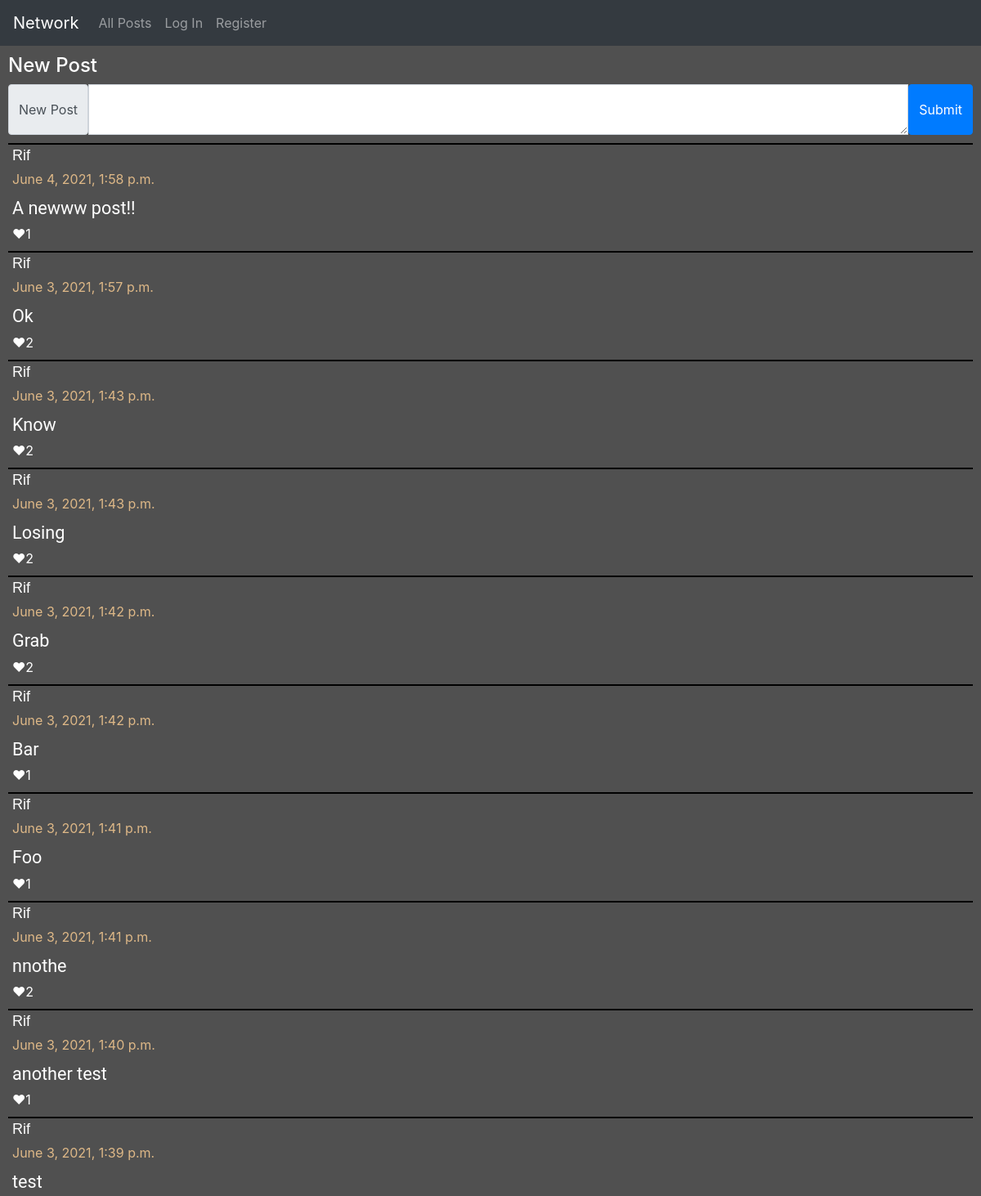
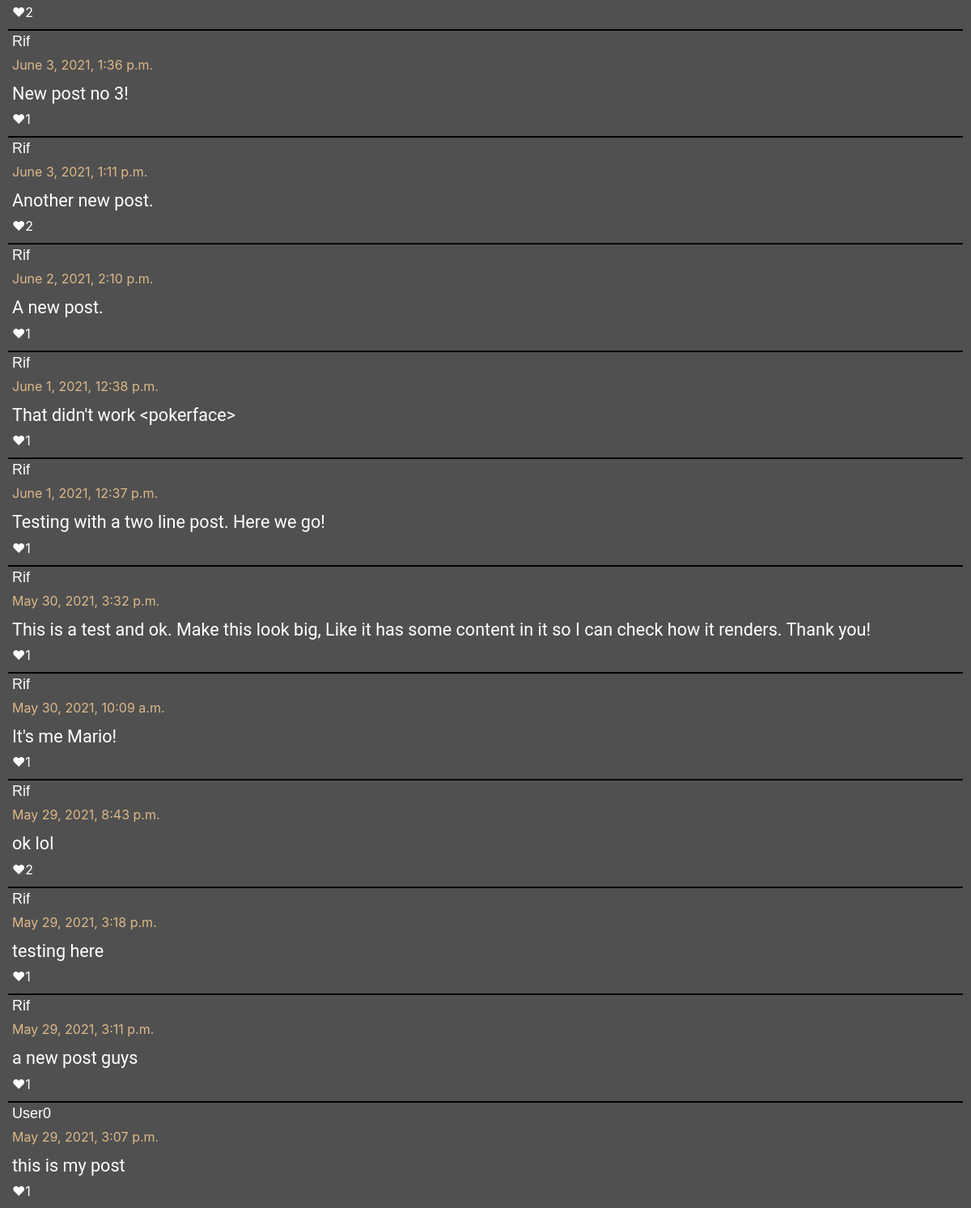
Before: / with the older database file (2 pictures, top to bottom).
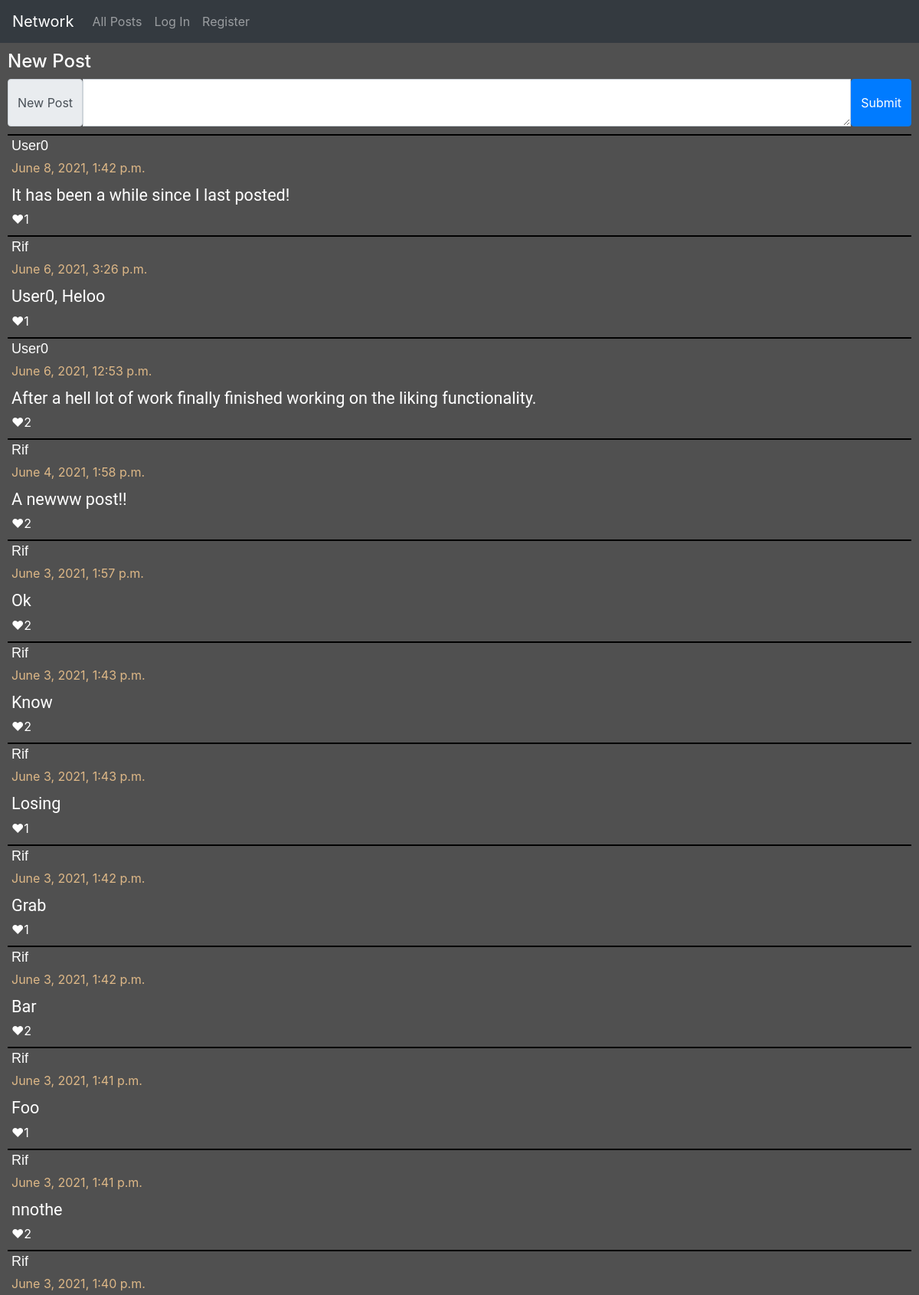
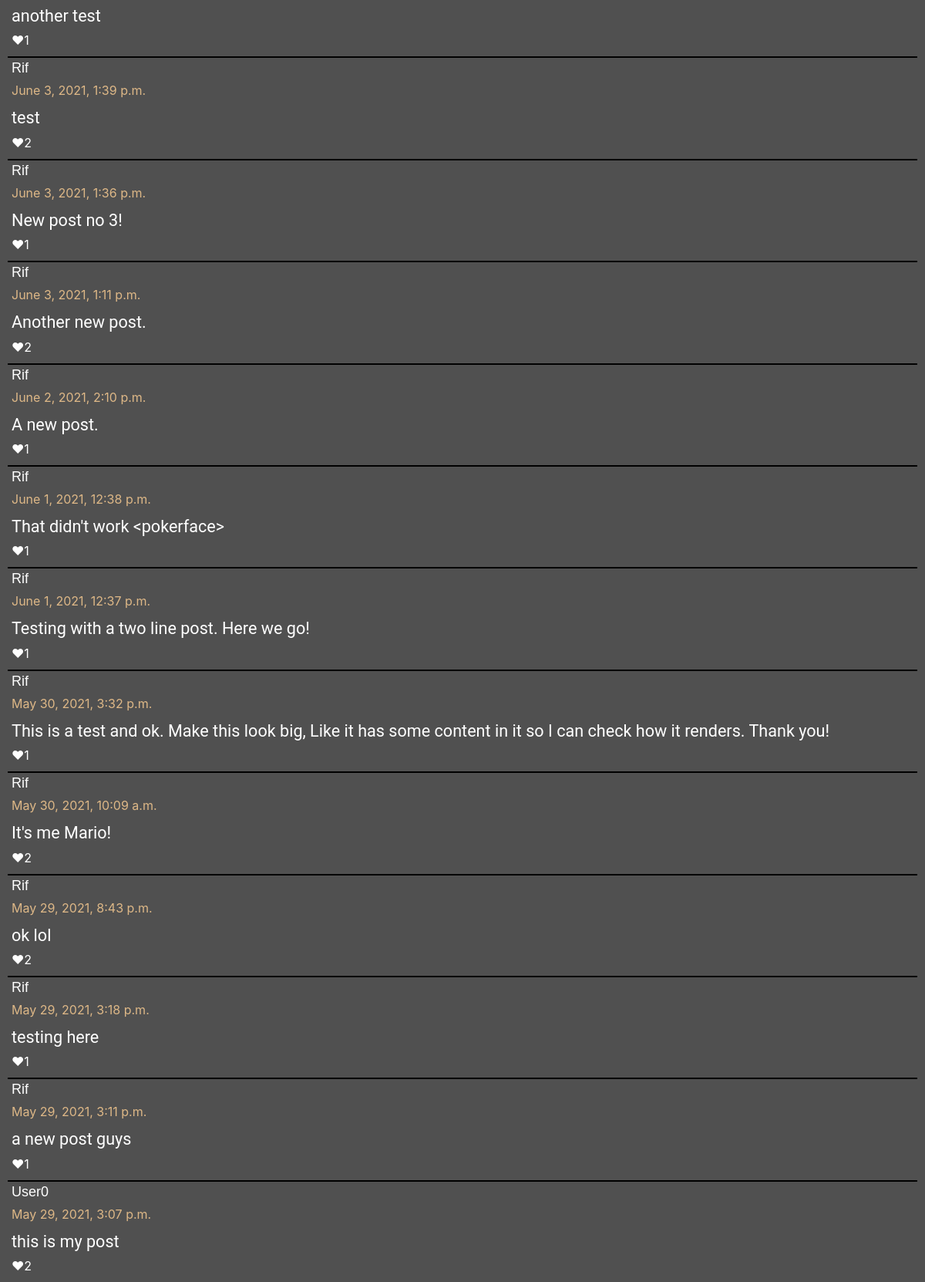
After: the same page with the newer database file (2 pictures, top to bottom).
### network/models.py (models this page shows, shortened)
class Posts(models.Model):
    content = models.TextField(blank=False)
    user = models.ForeignKey(User, on_delete=models.CASCADE, related_name="user_posts")
    like = models.IntegerField(default=0)
    time = models.DateTimeField(auto_now_add=True)

class User(AbstractUser):
    pass

### network/views.py (the view)
# urls.py: path("", views.index, name="index"),
def index(request):
    posts = Posts.objects.all().order_by('-time')
    liked_posts = []
    for post in posts:
        for p in post.liked_usr.all():
            for usr in p.liked_users.all():
                if usr == request.user:
                    liked_posts.append(post.id)
    return render(request, "network/index.html", {
        "posts": posts,
        "liked_posts": liked_posts,
    })

### network/templates/network/index.html (shortened to what this page needs)
{% extends "network/layout.html" %}
{% load static %}
{% block body %}
    <div id="all_posts">
        <div id="post-form">
            <h4>New Post</h4>
            <form action="{% url 'new-post' %}" method="POST">
                <div class="input-group">
                    <span class="input-group-text">New Post</span>
                    <textarea class="form-control" aria-label="With textarea" name="content"></textarea>
                    <input type="submit" class="btn btn-primary">
                </div>
            </form>
        </div>
        <div id="posts">
            {% for post in posts %}
                <div class="post-item">
                    <label class="post-content">
                        <p class="post-user">{{ post.user }}</p>
                        <label class="time-data">{{ post.time }}</label>
                        <br/>
                        <p class="post-text">{{ post.content }}</p>
                        {% if post.id in liked_posts %}
                            <div id="like-btn-{{ post.id }}">
                                <a class="like-btn" onclick="like_post('{{ post.id }}');">
                                    💖<label class="bi-heart" id="like-no-{{ post.id }}">{{ post.like }}</label>
                                </a>
                            </div>
                        {% else %}
                            <div id="like-btn-{{ post.id }}">
                                <a class="like-btn" onclick="like_post('{{ post.id }}');">
                                    ❤<label class="bi-heart" id="like-no-{{ post.id }}">{{ post.like }}</label>
                                </a>
                            </div>
                        {% endif %}
                    </label>
                </div>
            {% endfor %}
        </div>
    </div>
{% endblock %}

### network/templates/network/layout.html (shortened to what this page needs)
{% load static %}
<!DOCTYPE html>
<html lang="en">
    <head>
        <link rel="stylesheet" href="https://stackpath.bootstrapcdn.com/bootstrap/4.4.1/css/bootstrap.min.css">
        <link href="{% static 'network/styles.css' %}" rel="stylesheet">
    </head>
    <body>
        <nav class="navbar navbar-expand-lg navbar-dark bg-dark" id="bar">
            <a class="navbar-brand" href="#">Network</a>
            <div>
              <ul class="navbar-nav mr-auto">
                <li class="nav-item">
                  <a class="nav-link" href="{% url 'index' %}">All Posts</a>
                </li>
                {% if user.is_authenticated %}
                    <li class="nav-item">
                        <a class="nav-link" href="{% url 'following' %}">Following</a>
                    </li>
                    <li class="nav-item">
                        <a class="nav-link" href="{% url 'logout' %}">Log Out</a>
                    </li>
                {% else %}
                    <li class="nav-item">
                        <a class="nav-link" href="{% url 'login' %}">Log In</a>
                    </li>
                    <li class="nav-item">
                        <a class="nav-link" href="{% url 'register' %}">Register</a>
                    </li>
                {% endif %}
              </ul>
            </div>
          </nav>
        <div class="body">
            {% block body %}
            {% endblock %}
        </div>
    </body>
</html>

### network/static/network/styles.css (style rules this page uses)
body { background-color: #505050; color: black; }
#bar { color: gray; }
#post-form { color: white; margin: 10px; }
#posts { margin-left: 10px; margin-right: 10px; }
.post-item { border-top: 2px solid black; font-size: large; }
.post-content { color: white; margin-left: 5px; margin-bottom: 1px; }
.time-data { color: burlywood; font-size: medium; }
.like-btn { fill: red; font-size: medium; }
.post-text { font-family: Roboto; font-size: larger; margin-bottom: 1px; }
.post-user { color: white; font-family: Verdana, Geneva, Tahoma, sans-serif; text-transform: capitalize; font-size: large; margin-bottom: 1px; }

Changed rows visible on the page:
added Posts: user "User0", time "June 8, 2021, 1:42 p.m.", content "It has been a while since I last posted!", like "1"
added Posts: user "Rif", time "June 6, 2021, 3:26 p.m.", content "User0, Heloo", like "1"
added Posts: user "User0", time "June 6, 2021, 12:53 p.m.", content "After a hell lot of work finally finished working on the liking functionality.", like "2"
changed Posts "A newww post!!": like "1" → "2"
changed Posts "Losing": like "2" → "1"
changed Posts "Grab": like "2" → "1"
changed Posts "Bar": like "1" → "2"
changed Posts "It's me Mario!": like "1" → "2"
changed Posts "this is my post": like "1" → "2"
